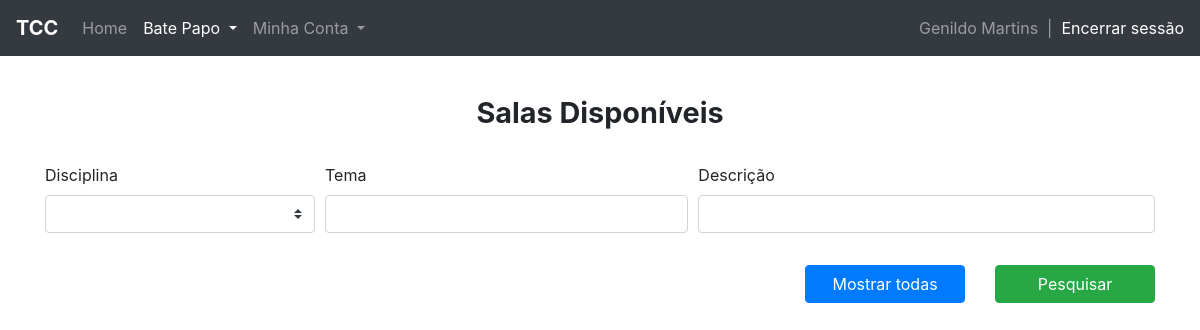
Page /sala-consulta.php (signed in) on the earlier database version.
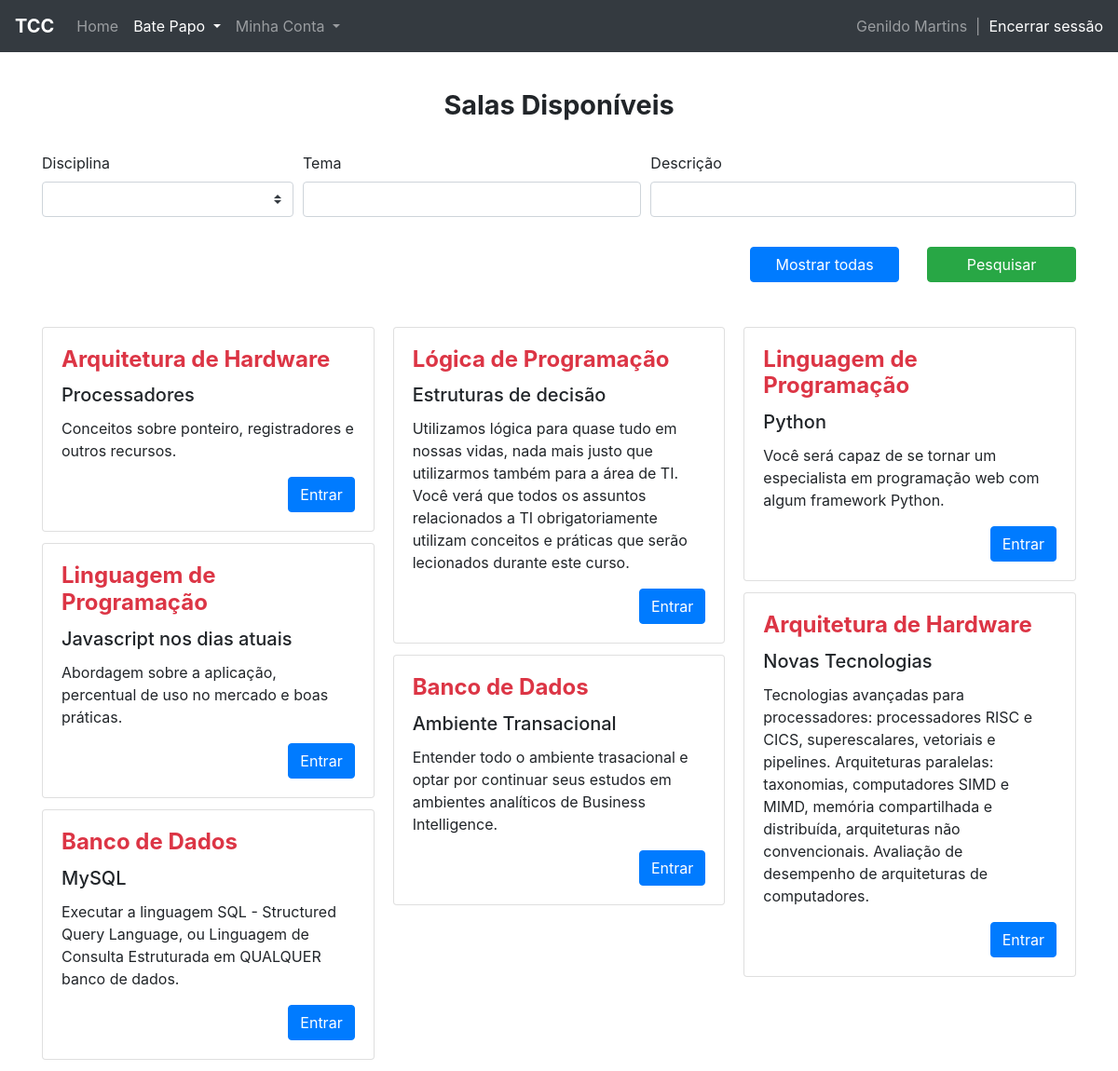
Same page on the later database version.
### tables this page shows
create table salas (
id int unsigned not null primary key auto_increment,
disciplinas_id int unsigned not null,
usuarios_id int unsigned not null,
tema varchar(255) not null,
descricao text not null,
created_at timestamp not null default current_timestamp() on update current_timestamp(),
closed_at timestamp default null,
constraint fk_salas_disciplinas_id foreign key (disciplinas_id) references disciplinas (id),
constraint fk_salas_usuarios_id foreign key (usuarios_id) references usuarios (id),
constraint uq_salas_disciplinas_id__tema unique (disciplinas_id, tema)
);

create table disciplinas (
id int unsigned not null primary key auto_increment,
nome varchar(255) not null unique,
created_at timestamp not null default current_timestamp() on update current_timestamp(),
updated_at timestamp default null on update current_timestamp()
);

### www/sala-consulta.php (the view, shortened to what this page needs)
<?php
require_once "../html_header.php";
$pdo = Database::getInstance();
$stm = $pdo->query("SELECT id, nome FROM disciplinas ORDER BY nome ASC;");
$rs_select_disciplinas = $stm->fetchAll(\PDO::FETCH_OBJ);
$sql = "SELECT salas.id as id, salas.tema as tema, salas.descricao as descricao,
	disciplinas.nome as disciplina FROM salas
	LEFT JOIN disciplinas ON disciplinas.id = salas.disciplinas_id";
$where = " WHERE salas.id IS NOT NULL";
$stm = $pdo->prepare($sql.$where);
$stm->execute($bind ?? []);
$rs_salas = $stm->fetchAll(\PDO::FETCH_ASSOC);
?>
<div class="container">
	<h2 class="titulo-pagina">Salas Disponíveis</h2>
		<form autocomplete="off">
			<div class="form-row">
				<div class="col-lg-3 mb-4">
					<label for="disciplina">Disciplina</label>
					<select id="disciplina" name="disciplina" class="custom-select">
						<option value=""></option>
						<?php
								foreach($rs_select_disciplinas as $v){
									$selected = $v->id == $_GET["disciplina"] ? " selected" : "";
									echo "<option value=\"{$v->id}\"{$selected}>{$v->nome}</option>";
								}
						?>
					</select>
				</div>
				<div class="col-lg-4 mb-4">
					<label for="tema">Tema</label>
					<input type="text" name="tema" id="tema" class="form-control" maxlength="255">
				</div>
				<div class="col-lg-5 mb-4">
					<label for="descricao">Descrição</label>
					<input type="text" name="descricao" id="descricao" class="form-control" maxlenght="255">
				</div>
			</div>
			<div class="row mt-2">
				<div class="offset-lg-8 col-lg-2 col-6">
					<a href="/sala-consulta.php" class="btn btn-primary btn-block">Mostrar todas</a>
				</div>
				<div class="col-lg-2 col-6">
					<button type="submit" class="btn btn-success btn-block">Pesquisar</button>
				</div>
			</div>
		</form>
		<div class='card-columns mt-5'>
		<?php
				foreach ($rs_salas as $v){
					echo "<div class='card'>
							<div class='card-body'>
								<h4 class='card-title font-weight-bold text-danger'>{$v["disciplina"]}</h4>
								<h5 class='card-title'>{$v["tema"]}</h5>
								<p class='card-text'>{$v["descricao"]}</p>
								<form method='post' action='sala.php' class='text-right'>
									<input type='hidden' name='id' value='".$v["id"]."'>
									<button type='submit' class='btn btn-primary'>Entrar</a>
								</form>
							</div>
						</div>";
				}
		?>
		</div>
</div>
<?php
require_once "../html_footer.php";

### html_header.php (shortened to what this page needs)
<!DOCTYPE html>
<head>
  <link rel="stylesheet" href="/bootstrap-4.5.0-dist/css/bootstrap.min.css">
</head>
<body>
<nav class="navbar fixed-top navbar-expand-lg navbar-dark bg-dark">
<a class="navbar-brand" href="/"><strong>TCC</strong></a>
	<div class="collapse navbar-collapse" id="navbarNavDropdown">
		<?php
				if (isset($_SESSION["usuario"]))
					require_once "menu.php";
		?>
	<span class="navbar-text">
		<?php
			if (isset($_SESSION["usuario"]))
				echo $_SESSION["usuario"]["nome"] . '&nbsp;&nbsp;|&nbsp;&nbsp;<a href="/logout.php">Encerrar sessão</a>';
		?>
	</span>
  </div>
</nav>

### menu.php (shortened to what this page needs)
<?php
$home_active = [
	"/",
	"/index.php"
];
$bate_papo_active = [
	"/sala.php",
	"/sala-nova.php",
	"/sala-consulta.php"
];
$minha_conta_active = [
	"/user-update.php",
	"/user-password.php"
];
;?>
<ul class="navbar-nav mr-auto">
		<li class="nav-item<?php echo in_array($_SERVER["SCRIPT_NAME"], $home_active) ? " active" : "";?>">
			<a class="nav-link" href="/">Home <span class="sr-only">(current)</span></a>
		</li>
		<li class="nav-item dropdown">
			<a class="nav-link dropdown-toggle<?php echo in_array($_SERVER["SCRIPT_NAME"], $bate_papo_active) ? " active" : "";?>" href="#" id="navbarDropdownMenuLink" data-toggle="dropdown" aria-haspopup="true" aria-expanded="false">
				Bate Papo
			</a>
		</li>
		<li class="nav-item dropdown">
			<a class="nav-link dropdown-toggle<?php echo in_array($_SERVER["SCRIPT_NAME"], $minha_conta_active) ? " active" : "";?>" href="#" id="navbarDropdownMenuLink" data-toggle="dropdown" aria-haspopup="true" aria-expanded="false">
				Minha Conta
			</a>
		</li>
</ul>

### html_footer.php (shortened to what this page needs)
</body>
</html>

### html_header.php (style rules this page uses)
* { box-sizing: border-box; margin: 0; padding: 0; }
html, body { width: 100%; height: 100%; }
ul { list-style: none; }
.titulo-pagina { margin: 6rem 0 2rem 0; font-size: 1.8rem; font-weight: bold; text-align: center; }

Differences in the rows shown:
added salas: disciplinas.nome "Arquitetura de Hardware", tema "Processadores", descricao "Conceitos sobre ponteiro, registradores e outros recursos."
added salas: disciplinas.nome "Linguagem de Programação", tema "Javascript nos dias atuais", descricao "Abordagem sobre a aplicação, percentual de uso no mercado e boas práticas."
added salas: disciplinas.nome "Banco de Dados", tema "MySQL", descricao "Executar a linguagem SQL - Structured Query Language, ou Linguagem de Consulta Estruturada em QUALQUER banco de dados."
added salas: disciplinas.nome "Lógica de Programação", tema "Estruturas de decisão", descricao "Utilizamos lógica para quase tudo em nossas vidas, nada mais justo que utilizarmos também para a área de TI. Você verá que todos os assuntos relacionados a TI obrigatoriamente utilizam conceitos e práticas que serão lecionados durante este curso."
added salas: disciplinas.nome "Banco de Dados", tema "Ambiente Transacional", descricao "Entender todo o ambiente trasacional e optar por continuar seus estudos em ambientes analíticos de Business Intelligence."
added salas: disciplinas.nome "Linguagem de Programação", tema "Python", descricao "Você será capaz de se tornar um especialista em programação web com algum framework Python."
added salas: disciplinas.nome "Arquitetura de Hardware", tema "Novas Tecnologias", descricao "Tecnologias avançadas para processadores: processadores RISC e CICS, superescalares, vetoriais e pipelines. Arquiteturas paralelas: taxonomias, computadores SIMD e MIMD, memória compartilhada e distribuída, arquiteturas não convencionais. Avaliação de desempenho de arquiteturas de computadores."
